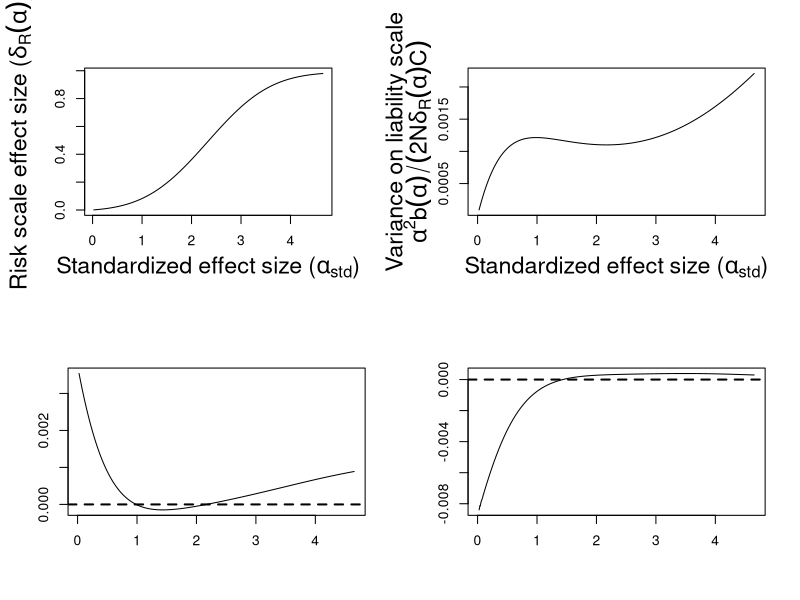

This figure's R source:
library('numDeriv')
thr = qnorm(0.99)
N = 10000
cost = 0.5
my.a = seq(2.5e-2,thr*2,length.out=1000)

bgamma = function(gamma) {
  ifelse(gamma>20,1,(exp(gamma)-1)/(exp(gamma)+1))
}

normDel= function(a,thr){
  pnorm(thr) - pnorm(thr - a)
}
sigmaa = function(a,thr,nc){
  del = normDel(a,thr)
  a^2 * bgamma(4*nc*del) / (2*nc*del)
}

my.del = normDel(my.a,thr)
my.vars = sigmaa(my.a,thr,N*cost)
my.derivs = sapply(
  my.a,
    function(Y){
      genD(
        func = function(X) sigmaa(X,thr,N*cost),
        x = Y
      )$D
    }
)

cex.axis = 1.5
cex.lab = 1.4

pdf('figures/suppFigures/largeEffectSizeVarianceRelationship.pdf',width=12,height=12)
par(mfrow=c(2,2))
op = par(mar=c(5,5,4,4)+0.1)

#1 
plot(
  my.a,
  my.del,
  type = 'l',
  xlab = '',
  ylab = ''
)
mtext(
  text=expression(paste('Standardized effect size (', alpha[std] ,')',sep='')),
  side=1,
  line=3,
  cex=cex.lab
)
mtext(
  text=expression(paste('Risk scale effect size (', delta[R](alpha) ,')',sep='')),
  side=2,
  line=3,
  cex=cex.lab
)

#2
par(op)
plot(
  my.a,
  my.vars,
  type = 'l',
  xlab ='',
  ylab =''
)
mtext(
  text=expression(paste('Standardized effect size (', alpha[std] ,')',sep='')),
  side=1,
  line=3,
  cex=cex.lab
)
mtext(
  text='Variance on liability scale',
  side=2,
  line=3.75,
  cex=cex.lab
)
mtext(
  text=expression(alpha^2*b(alpha)/(2*N*delta[R](alpha)*C)),
  side=2,
  line=2,
  cex=cex.lab
)

#3
plot(
  my.a,
  my.derivs[1,],
  type = 'l',
  xlab = '',
  ylab = ''
)
abline(h=0,lty=2,lwd=2)

#4
plot(
  my.a,
  my.derivs[2,],
  type = 'l',
  xlab = '',
  ylab = ''
)
abline(h=0,lty=2,lwd=2)

dev.off()
